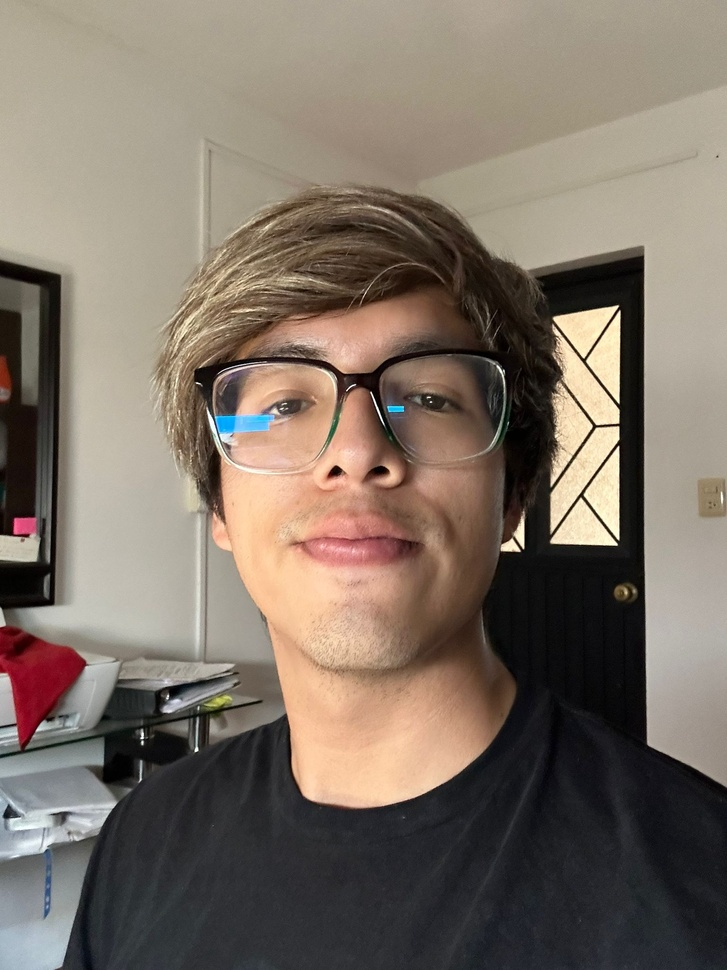
#> input picture Generacion y eliminacion de ruido/PARTE 1/foto_deteccion.jpg, 727 x 970 px, shrunk from 1536 x 2048 before the run
$ python ruido.py
#> lines starting #> are read from the running program, lines starting #| are printed output that depends on the picture
import cv2
import numpy as np
import matplotlib.pyplot as plt

# Cargar la imagen original en escala de grises
imagen_original = cv2.imread("foto_deteccion.jpg", cv2.IMREAD_GRAYSCALE)
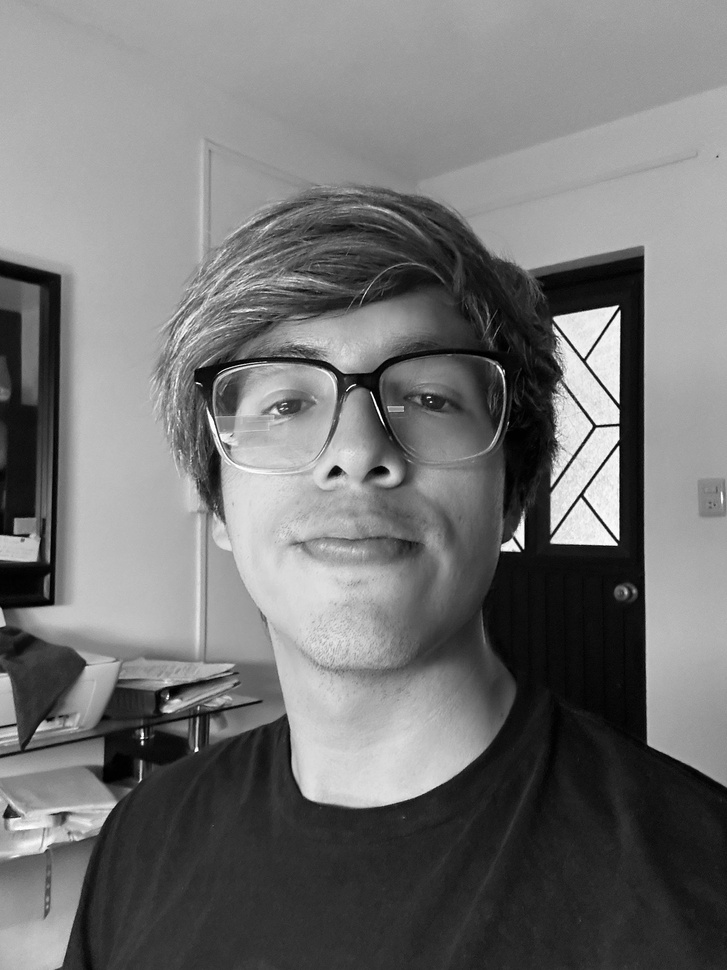
#> imagen_original: shape (970, 727); min 0, max 255, mean 115.8

# Agregar ruido a la imagen
imagen_con_ruido = np.copy(imagen_original)
ruido = np.random.normal(0, 50, imagen_con_ruido.shape).astype(np.uint8)  # Ajusta el parámetro de desviación estándar según desees
imagen_con_ruido += ruido
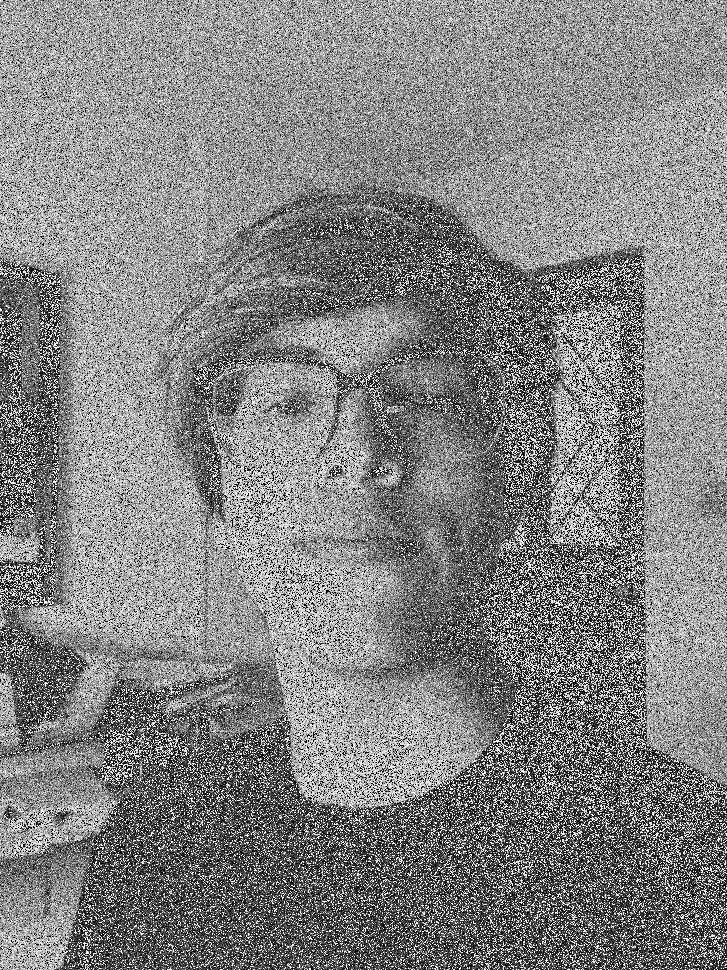
#> imagen_con_ruido: shape (970, 727); min 0, max 255, mean 130.8

# Aplicar métodos de reducción de ruido
imagen_denoised1 = cv2.GaussianBlur(imagen_con_ruido, (3, 3), 0)
imagen_denoised2 = cv2.medianBlur(imagen_con_ruido, 3)
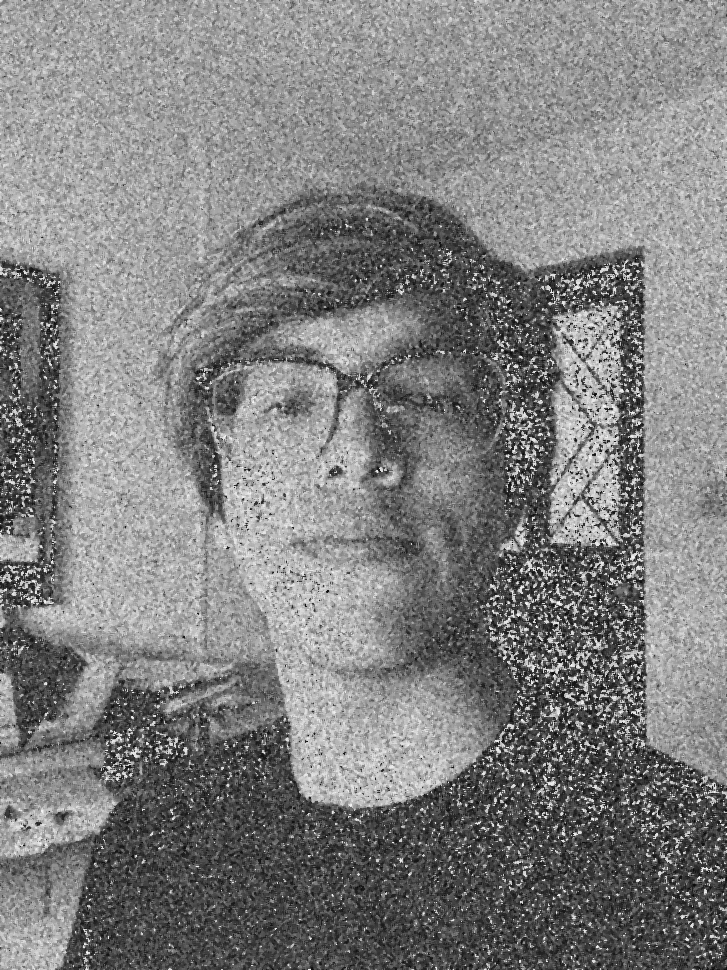
#> imagen_denoised2: shape (970, 727); min 4, max 252, mean 127.5
imagen_denoised3 = cv2.fastNlMeansDenoising(imagen_con_ruido, None, h=10, templateWindowSize=7, searchWindowSize=21)

# Guardar las imágenes generadas
cv2.imwrite("imagen_original_grises.png", imagen_original)
cv2.imwrite("imagen_con_ruido.png", imagen_con_ruido)
cv2.imwrite("imagen_denoised1.png", imagen_denoised1)
cv2.imwrite("imagen_denoised2.png", imagen_denoised2)
cv2.imwrite("imagen_denoised3.png", imagen_denoised3)

# Mostrar las imágenes en un reporte utilizando Matplotlib
plt.figure(figsize=(12, 8))

plt.subplot(2, 3, 1)
plt.imshow(imagen_original, cmap='gray')
plt.title('Imagen original')
plt.axis('off')

plt.subplot(2, 3, 2)
plt.imshow(imagen_con_ruido, cmap='gray')
plt.title('Imagen con ruido')
plt.axis('off')

plt.subplot(2, 3, 4)
plt.imshow(imagen_denoised1, cmap='gray')
plt.title('Denoised (GaussianBlur)')
plt.axis('off')

plt.subplot(2, 3, 5)
plt.imshow(imagen_denoised2, cmap='gray')
plt.title('Denoised (medianBlur)')
plt.axis('off')

plt.subplot(2, 3, 6)
plt.imshow(imagen_denoised3, cmap='gray')
plt.title('Denoised (fastNlMeansDenoising)')
plt.axis('off')

plt.tight_layout()
plt.show()
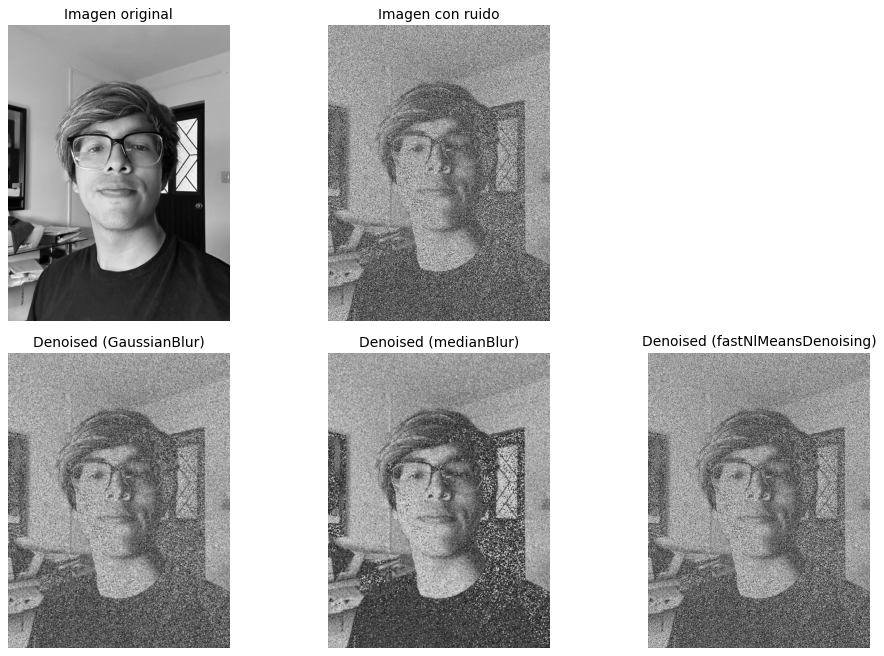
#> figure drawn by matplotlib, 5 panels
